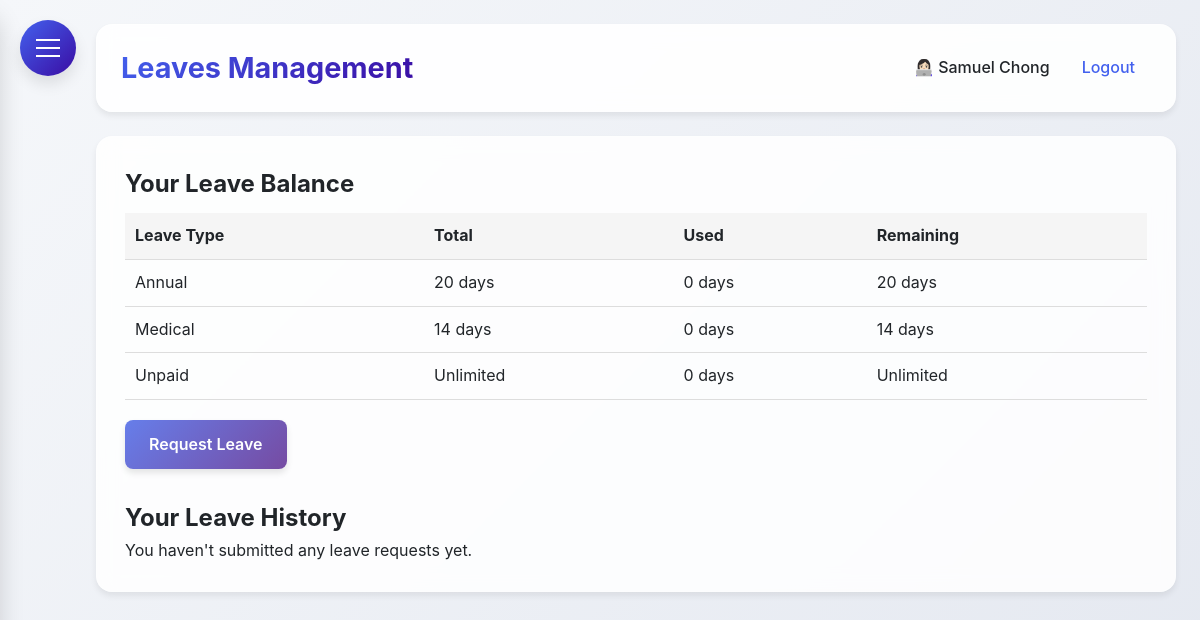
The app's page /leaves (signed in), older data.
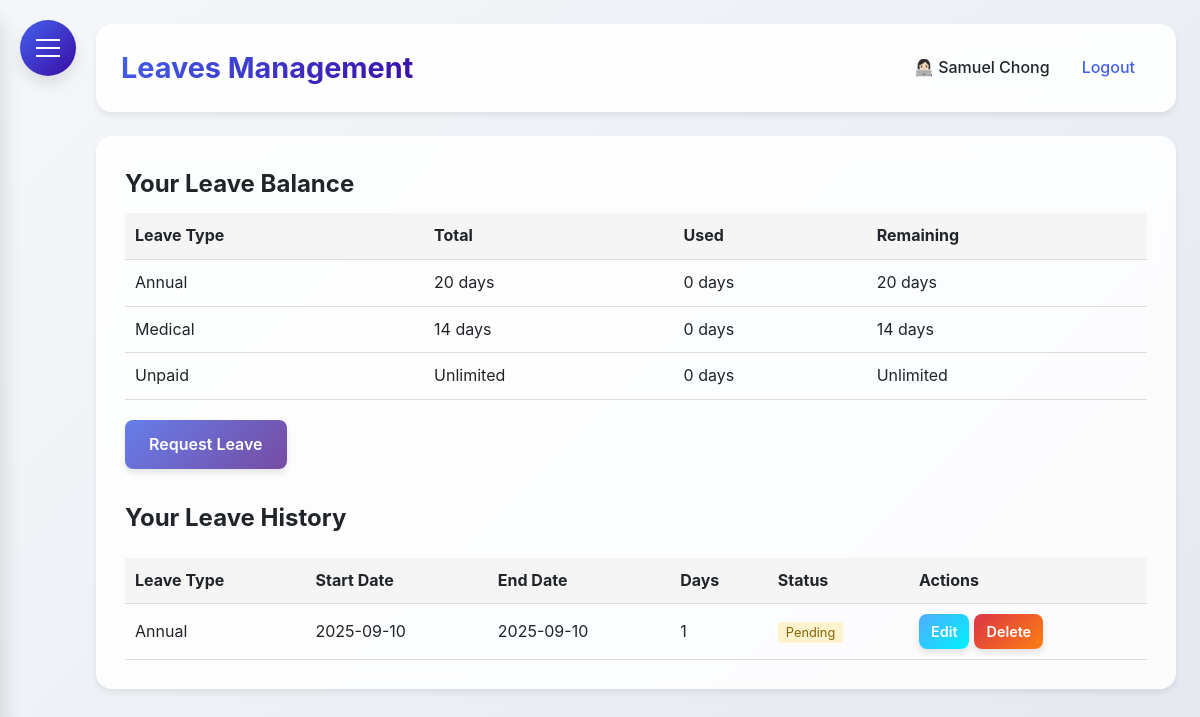
The same page, newer data.
### HerculesSystem.py (models this page shows)
class LeaveBalance(db.Model):
    id = db.Column(db.Integer, primary_key=True)
    employee_id = db.Column(db.Integer, db.ForeignKey('employee.id'), nullable=False)
    leave_type = db.Column(db.String(20), nullable=False)
    total_days = db.Column(db.Integer, default=0)
    used_days = db.Column(db.Integer, default=0)
    remaining_days = db.Column(db.Integer, default=0)
    updated_at = db.Column(db.DateTime, default=datetime.utcnow)
    employee = db.relationship('Employee', back_populates='leave_balances')

class LeaveRequest(db.Model):
    id = db.Column(db.Integer, primary_key=True)
    employee_id = db.Column(db.Integer, db.ForeignKey('employee.id'), nullable=False)
    start_date = db.Column(db.Date, nullable=False)
    end_date = db.Column(db.Date, nullable=False)
    leave_type = db.Column(db.String(50), nullable=False)
    compassionate_type = db.Column(db.String(50))
    reason = db.Column(db.Text)
    attachment_filename = db.Column(db.String(255))
    status = db.Column(db.String(20), default='pending')
    days_requested = db.Column(db.Integer, nullable=False)
    created_at = db.Column(db.DateTime, default=datetime.utcnow)
    approved_at = db.Column(db.DateTime)
    employee = db.relationship('Employee', backref=db.backref('leave_requests', lazy=True))

### HerculesSystem.py (the view)
@app.route('/leaves')
@login_required
def leaves():
    if current_user.user_type in ['admin', 'supervisor']:
        pending_requests = LeaveRequest.query.filter_by(status='pending').all()
        return render_template('leaves.html', pending_requests=pending_requests)
    else:
        user_requests = LeaveRequest.query.filter_by(employee_id=current_user.id).order_by(LeaveRequest.created_at.desc()).all()
        return render_template('leaves.html', user_requests=user_requests)

### HerculesSystem.py (called while the page is built)
@app.after_request
def add_security_headers(response):
    response.headers['Permissions-Policy'] = 'geolocation=()'
    return response

@login_manager.user_loader
def load_user(user_id):
    return db.session.get(Employee, int(user_id))

@app.context_processor
def inject_now():
    return {'now': datetime.utcnow()}

@app.before_request
def before_request():
    if request.url.startswith('https://'):
        new_url = request.url.replace('https://', 'http://', 1)
        return redirect(new_url, code=301)

### templates/leaves.html (shortened to what the changed rows need)
{% extends "base.html" %}
{% block content %}
{% if current_user.user_type in ['admin', 'supervisor'] %}
<div style="display: flex; gap: 10px; margin-bottom: 20px;">
    <a href="{{ url_for('all_leaves') }}" class="btn" style="background: linear-gradient(135deg, #667eea 0%, #764ba2 100%);">
        All Leaves
    </a>
    <a href="{{ url_for('manage_leave_balances') }}" class="btn" style="background: linear-gradient(135deg, #4facfe 0%, #2986cc 100%);">
        Manage Leaves
    </a>
</div>
<h2>Pending Leave Requests</h2>
{% if pending_requests %}
<table class="pending-requests-table desktop-view" style="width: 100%; border-collapse: collapse; margin-top: 20px;">
    <thead>
        <tr style="background: #f5f5f5;">
            <th style="padding: 10px; text-align: left; border-bottom: 1px solid #ddd;">Employee</th>
            <th style="padding: 10px; text-align: left; border-bottom: 1px solid #ddd;">Leave Type</th>
            <th style="padding: 10px; text-align: left; border-bottom: 1px solid #ddd;">Start Date</th>
            <th style="padding: 10px; text-align: left; border-bottom: 1px solid #ddd;">End Date</th>
            <th style="padding: 10px; text-align: left; border-bottom: 1px solid #ddd;">Days</th>
            <th style="padding: 10px; text-align: left; border-bottom: 1px solid #ddd;">Reason</th>
            <th style="padding: 10px; text-align: left; border-bottom: 1px solid #ddd;">Attachment</th>
            <th style="padding: 10px; text-align: left; border-bottom: 1px solid #ddd;">Actions</th>
        </tr>
    </thead>
    <tbody>
        {% for request in pending_requests %}
        <tr>
            <td style="padding: 10px; border-bottom: 1px solid #ddd;">{{ request.employee.full_name }}</td>
            <td style="padding: 10px; border-bottom: 1px solid #ddd;">{{ request.leave_type|title }}</td>
            <td style="padding: 10px; border-bottom: 1px solid #ddd;">{{ request.start_date.strftime('%Y-%m-%d') }}</td>
            <td style="padding: 10px; border-bottom: 1px solid #ddd;">{{ request.end_date.strftime('%Y-%m-%d') }}</td>
            <td style="padding: 10px; border-bottom: 1px solid #ddd;">{{ request.days_requested }}</td>
            <td style="padding: 10px; border-bottom: 1px solid #ddd;">{{ request.reason }}</td>
            <td style="padding: 10px; border-bottom: 1px solid #ddd;">
                {% if request.attachment_filename %}
                    <a href="{{ url_for('download_attachment', filename=request.attachment_filename) }}" target="_blank" style="color: #4361ee; text-decoration: none;">
                        View Attachment
                    </a>
                {% else %}
                    None
                {% endif %}
            </td>
            <td style="padding: 10px; border-bottom: 1px solid #ddd;">
                <div style="display: flex; flex-direction: column; gap: 5px;">
                    <a href="{{ url_for('approve_leave', request_id=request.id) }}" class="btn btn-sm" style="background: linear-gradient(135deg, #28a745 0%, #20c997 100%);">
                        Approve
                    </a>
                    <a href="{{ url_for('reject_leave', request_id=request.id) }}" class="btn btn-sm" style="background: linear-gradient(135deg, #dc3545 0%, #fd7e14 100%);">
                        Reject
                    </a>
                </div>
            </td>
        </tr>
        {% endfor %}
    </tbody>
</table>
<div class="mobile-view" style="display: none;">
    {% for request in pending_requests %}
    <div style="border: 1px solid #ddd; border-radius: 5px; padding: 15px; margin-bottom: 15px;">
        <div style="margin-bottom: 10px;">
            <strong>Employee:</strong> {{ request.employee.full_name }}
        </div>
        <div style="margin-bottom: 10px;">
            <strong>Leave Type:</strong> {{ request.leave_type|title }}
        </div>
        <div style="margin-bottom: 10px;">
            <strong>Dates:</strong> {{ request.start_date.strftime('%Y-%m-%d') }} to {{ request.end_date.strftime('%Y-%m-%d') }}
        </div>
        <div style="margin-bottom: 10px;">
            <strong>Days:</strong> {{ request.days_requested }}
        </div>
        <div style="margin-bottom: 10px;">
            <strong>Reason:</strong> {{ request.reason }}
        </div>
        <div style="margin-bottom: 10px;">
            <strong>Attachment:</strong>
            {% if request.attachment_filename %}
                <a href="{{ url_for('download_attachment', filename=request.attachment_filename) }}" target="_blank" style="color: #4361ee; text-decoration: none;">
                    View Attachment
                </a>
            {% else %}
                None
            {% endif %}
        </div>
        <div style="display: flex; flex-direction: column; gap: 10px; margin-top: 15px;">
            <a href="{{ url_for('approve_leave', request_id=request.id) }}" class="btn btn-sm" style="background: linear-gradient(135deg, #28a745 0%, #20c997 100%);">
                Approve
            </a>
            <a href="{{ url_for('reject_leave', request_id=request.id) }}" class="btn btn-sm" style="background: linear-gradient(135deg, #dc3545 0%, #fd7e14 100%);">
                Reject
            </a>
        </div>
    </div>
    {% endfor %}
</div>
{% else %}
<p>No pending leave requests.</p>
{% endif %}
{% else %}
<h2>Your Leave Balance</h2>
<table style="width: 100%; border-collapse: collapse; margin-top: 10px; margin-bottom: 20px;">
    <thead>
        <tr style="background: #f5f5f5;">
            <th style="padding: 10px; text-align: left; border-bottom: 1px solid #ddd;">Leave Type</th>
            <th style="padding: 10px; text-align: left; border-bottom: 1px solid #ddd;">Total</th>
            <th style="padding: 10px; text-align: left; border-bottom: 1px solid #ddd;">Used</th>
            <th style="padding: 10px; text-align: left; border-bottom: 1px solid #ddd;">Remaining</th>
        </tr>
    </thead>
    <tbody>
        {% for balance in current_user.leave_balances %}
        <tr>
            <td style="padding: 10px; border-bottom: 1px solid #ddd;">{{ balance.leave_type|title }}</td>
            <td style="padding: 10px; border-bottom: 1px solid #ddd;">
                {% if balance.leave_type == 'unpaid' %}Unlimited{% else %}{{ balance.total_days }} days{% endif %}
            </td>
            <td style="padding: 10px; border-bottom: 1px solid #ddd;">{{ balance.used_days }} days</td>
            <td style="padding: 10px; border-bottom: 1px solid #ddd;">
                {% if balance.leave_type == 'unpaid' %}Unlimited{% else %}{{ balance.remaining_days }} days{% endif %}
            </td>
        </tr>
        {% endfor %}
    </tbody>
</table>
<div style="margin-bottom: 30px;">
    <a href="{{ url_for('request_leave') }}" class="btn" style="background: linear-gradient(135deg, #667eea 0%, #764ba2 100%); padding: 12px 24px; font-size: 1rem;">
    </a>
</div>
<h2>Your Leave History</h2>
{% if user_requests %}
<table style="width: 100%; border-collapse: collapse; margin-top: 20px;">
    <thead>
        <tr style="background: #f5f5f5;">
            <th style="padding: 10px; text-align: left; border-bottom: 1px solid #ddd;">Leave Type</th>
            <th style="padding: 10px; text-align: left; border-bottom: 1px solid #ddd;">Start Date</th>
            <th style="padding: 10px; text-align: left; border-bottom: 1px solid #ddd;">End Date</th>
            <th style="padding: 10px; text-align: left; border-bottom: 1px solid #ddd;">Days</th>
            <th style="padding: 10px; text-align: left; border-bottom: 1px solid #ddd;">Status</th>
            <th style="padding: 10px; text-align: left; border-bottom: 1px solid #ddd;">Actions</th>
        </tr>
    </thead>
    <tbody>
        {% for request in user_requests %}
        <tr>
            <td style="padding: 10px; border-bottom: 1px solid #ddd;">{{ request.leave_type|title }}</td>
            <td style="padding: 10px; border-bottom: 1px solid #ddd;">{{ request.start_date.strftime('%Y-%m-%d') }}</td>
            <td style="padding: 10px; border-bottom: 1px solid #ddd;">{{ request.end_date.strftime('%Y-%m-%d') }}</td>
            <td style="padding: 10px; border-bottom: 1px solid #ddd;">{{ request.days_requested }}</td>
            <td style="padding: 10px; border-bottom: 1px solid #ddd;">
                <span style="
                    padding: 3px 8px;
                    border-radius: 3px;
                    font-size: 0.8rem;
                    {% if request.status == 'approved' %}
                        background: #d4edda; color: #155724;
                    {% elif request.status == 'rejected' %}
                        background: #f8d7da; color: #721c24;
                    {% else %}
                        background: #fff3cd; color: #856404;
                    {% endif %}
                ">
                    {{ request.status|title }}
                </span>
            </td>
            <td style="padding: 10px; border-bottom: 1px solid #ddd;">
                {% if request.status == 'pending' %}
                <div style="display: flex; gap: 5px;">
                    <a href="{{ url_for('edit_leave', request_id=request.id) }}"
                       class="btn btn-sm" style="background: linear-gradient(135deg, #4facfe 0%, #00f2fe 100%);">
                        Edit
                    </a>
                    <a href="{{ url_for('delete_leave', request_id=request.id) }}"
                       class="btn btn-sm" style="background: linear-gradient(135deg, #dc3545 0%, #fd7e14 100%);"
                       onclick="return confirm('Are you sure you want to delete this leave request?')">
                        Delete
                    </a>
                </div>
                {% else %}
                <em>No actions available</em>
                {% endif %}
            </td>
        </tr>
        {% endfor %}
    </tbody>
</table>
{% else %}
<p>You haven't submitted any leave requests yet.</p>
{% endif %}
{% endif %}
{% endblock %}

Row changes from the older to the newer data that the page shows:
added LeaveRequest: leave_type "Annual", start_date "2025-09-10", end_date "2025-09-10", days_requested "1", status "Pending"
Text that changed along with them:
text no longer shown: "You haven't submitted any leave requests yet."
text now shown: "Leave Type Start Date End Date Days Status Actions"
